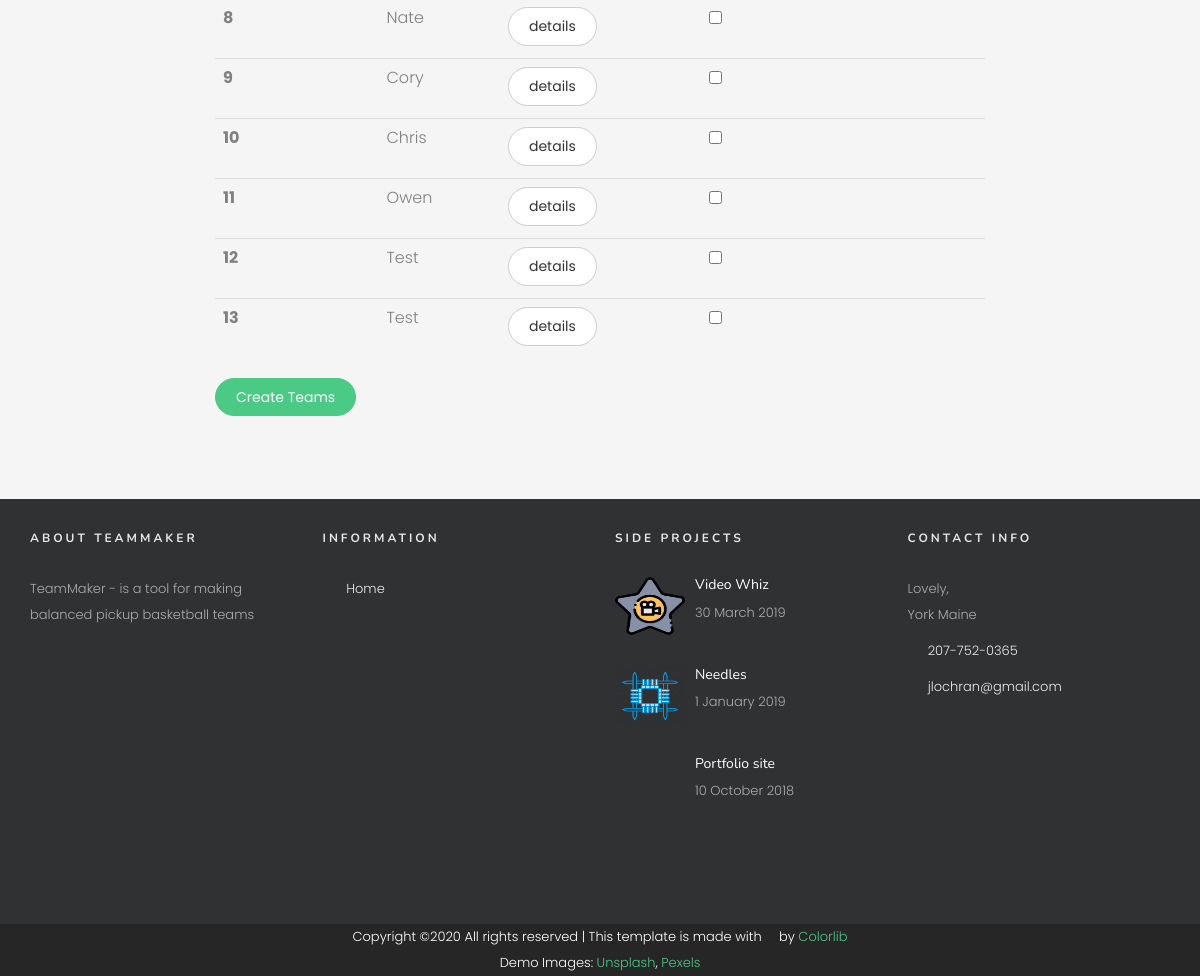
Before: / (signed in, lower part) with the older database file.
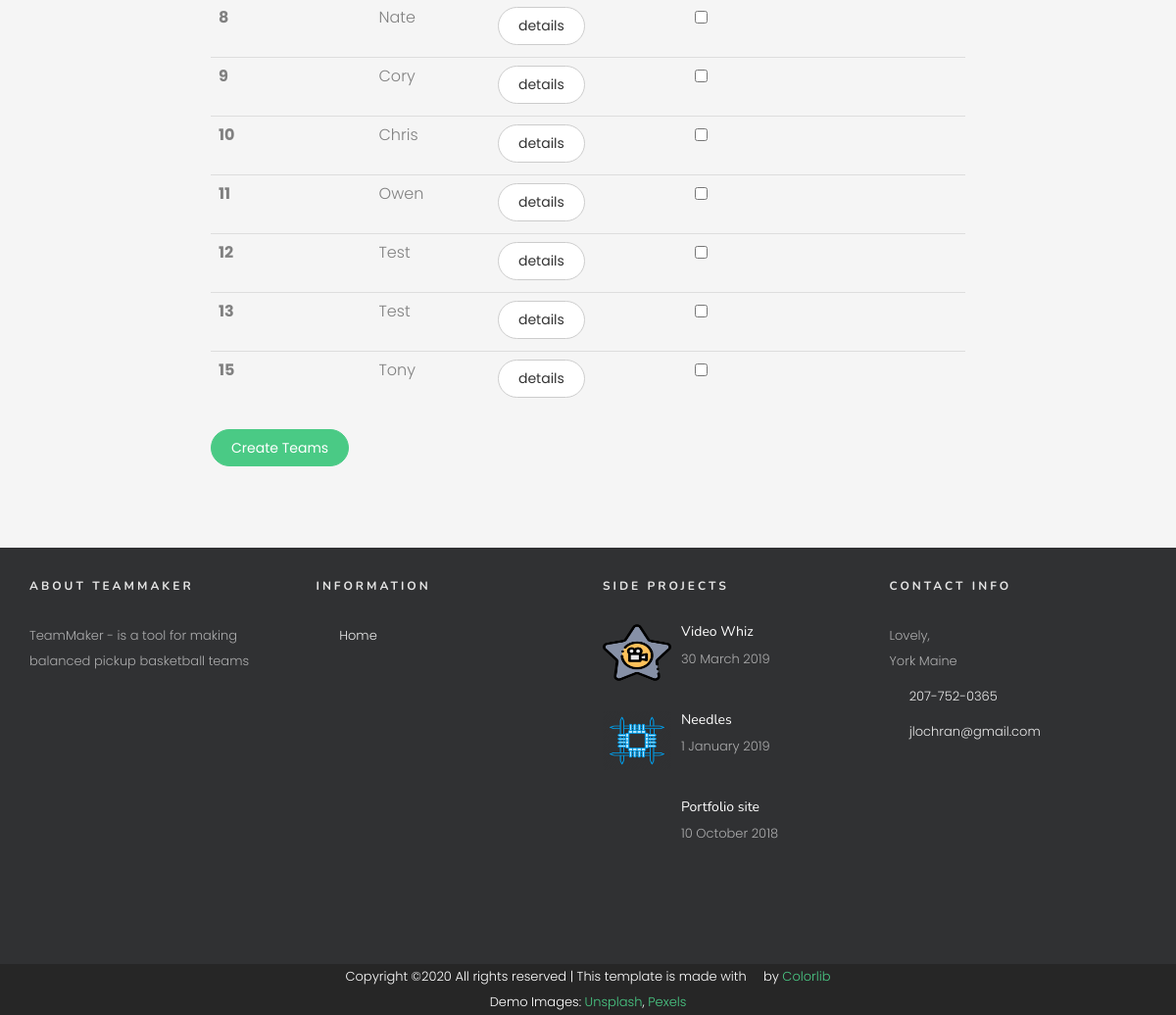
After: the same page with the newer database file.
### team/models.py (models this page shows, shortened)
class Player(models.Model):
    name = models.CharField(max_length=255)
    user = models.ForeignKey(User, default=1, on_delete=models.CASCADE)
    age = models.IntegerField(default=3)
    height = models.IntegerField(default=2)

### team/views.py (the view)
# urls.py: path('', views.dashboard, name='dashboard'),
def dashboard(request):
    members = Player.objects.filter(user=request.user)
    has_skills = []
    for m in members:
        mem_id = m.id
        qs1 = Skills.objects.filter(player_id = mem_id)
        if(not(qs1)):
            pass
        else:
            has_skills.append(mem_id)
    return render(request,'dashboard.html', {'members':members, 'has_skills':has_skills})

### team/templates/dashboard.html (shortened to what this page needs)
<!DOCTYPE html>
{% extends 'base.html' %}
{% block content %}
{% load static %}
<br>
    <div id="wrapper">
    <div class="normalheader ">
      <div class="hpanel">
        <div class="panel-body">
          <div id="roster" class="row">
            <div class="col-md-8">
<form  action="{% url 'teams' %}" method="post">
              <table class="table">
                <tbody>
                  {% for item in members %}
                  <tr>
                    <th scope="row"> {{ item.id }}</th>
                    <td> {{ item.name }}</td>
                    <td>   <a href="{% url 'detail' item.id %}" class="btn btn-xs btn-default"> details</a> </td>
                    <td> <input type="checkbox" name="checks[]" value= "{{ item.id }}"  >
</td>
   {% endfor %}
                  </tr>
                </tbody>
               </table>
   <td> <button type="submit" <a href="{% url 'teams' %}" class="btn btn-primary">Create Teams</button></a> </td>
</form>
            </div>
          </div>
<br>
        </div>
      </div>
      <br>
    </div>
    </div>
{% endblock %}

### team/templates/base.html (shortened to what this page needs)
<!doctype html>
<html lang="en">
{% load staticfiles %}
{% load static %}
	<head>
	<link rel="stylesheet" href="{% static 'home/css/animate.css' %}">
	<link rel="stylesheet" href="{% static 'home/css/icomoon.css' %}">
	<link rel="stylesheet" href="{% static 'home/css/bootstrap.css' %}">
	<link rel="stylesheet" href="{% static 'home/css/magnific-popup.css' %}">
	<link rel="stylesheet" href="{% static 'home/css/owl.carousel.min.css' %}">
	<link rel="stylesheet" href="{% static 'home/css/owl.theme.default.min.css' %}">
	<link rel="stylesheet" href="{% static 'home/css/style.css' %}">
	</head>
	<body>
	<div id="page">
    {% block content %}
    {% endblock %}
		<footer id="colorlib-footer">
			<div class="container">
				<div class="row row-pb-md">
					<div class="col-md-3 colorlib-widget">
						<h4>About TeamMaker</h4>
						<p>TeamMaker - is a tool for making balanced pickup basketball teams
							<br>
						</p>
					</div>
					<div class="col-md-3 colorlib-widget">
						<h4>Information</h4>
						<p>
							<ul class="colorlib-footer-links">
								<li><a href="{% url 'home' %}"><i class="icon-check"></i> Home</a></li>
							</ul>
						</p>
					</div>
					<div class="col-md-3 colorlib-widget">
						<h4>Side projects</h4>
						<div class="f-blog">
							<img class="blog-img" src="{% static 'images/cinema.png' %}">
							<a href="https://protected-scrubland-22835.herokuapp.com/" class="blog-img" >
							</a>
							<div class="desc">
								<h2><a href="https://protected-scrubland-22835.herokuapp.com/">Video Whiz</a></h2>
								<p class="admin"><span>30 March 2019</span></p>
							</div>
						</div>
						<div class="f-blog">
							<img class="blog-img" src="{% static 'images/needles.png' %}">
							<a href="http://haystack.pythonanywhere.com/dashboard/" class="blog-img" >
							</a>
							<div class="desc">
								<h2><a href="http://haystack.pythonanywhere.com/dashboard/">Needles</a></h2>
								<p class="admin"><span>1 January 2019</span></p>
							</div>
						</div>
						<div class="f-blog">
							<a href="http://jlochran.com" class="blog-img" >
							</a>
							<div class="desc">
								<h2><a href="http://jlochran.com">Portfolio site</a></h2>
								<p class="admin"><span>10 October 2018</span></p>
							</div>
						</div>
					</div>
					<div class="col-md-3 colorlib-widget">
						<h4>Contact Info</h4>
						<ul class="colorlib-footer-links">
							<li>Lovely, <br> York Maine</li>
							<li><a href="#"><i class="icon-phone"></i>207-752-0365 </a></li>
							<li><a href="#"><i class="icon-envelope"></i>jlochran@gmail.com </a></li>
						</ul>
					</div>
				</div>
			</div>
			<div class="copy">
				<div class="container">
					<div class="row">
						<div class="col-md-12 text-center">
							<p>
Copyright &copy;<script>document.write(new Date().getFullYear());</script> All rights reserved | This template is made with <i class="icon-heart" aria-hidden="true"></i> by <a href="https://colorlib.com" target="_blank">Colorlib</a>
<br>
								Demo Images: <a href="http://unsplash.co/" target="_blank">Unsplash</a>, <a href="http://pexels.com/" target="_blank">Pexels</a>
<br>
							</p>
						</div>
					</div>
				</div>
			</div>
		</footer>
	</div>
	</body>
</html>

### team/static/home/css/icomoon.css (style rules this page uses)
[class^="icon-"], [class*=" icon-"] { font-family: 'icomoon' !important; speak: none; font-style: normal; font-weight: normal; font-variant: normal; text-transform: none; line-height: 1; -webkit-font-smoothing: antialiased; -moz-osx-font-smoothing: grayscale; }
.icon-check:before { content: "\e116"; }
.icon-phone:before { content: "\e004"; }
.icon-envelope:before { content: "\e028"; }
.icon-heart:before { content: "\e04a"; }

### team/static/home/css/style.css (style rules this page uses)
body { font-family: "Poppins", Arial, sans-serif; font-weight: 300; font-size: 16px; line-height: 2; color: gray; background: whitesmoke; }
#page { position: relative; overflow-x: hidden; width: 100%; height: 100%; -webkit-transition: 0.5s; -o-transition: 0.5s; transition: 0.5s; }
a { color: #4aca85; -webkit-transition: 0.5s; -o-transition: 0.5s; transition: 0.5s; }
p { margin-bottom: 20px; }
h1, h2, h3, h4, h5, h6, figure { color: #303133; font-family: "Nunito", Arial, sans-serif; font-weight: 400; margin: 0 0 20px 0; line-height: 1.3; }
.product-img, .work-img, .author-img, .mobile-img, .colorlib-video, .blog-img, .colorlib-about-img, .services-img, .staff-img { background-size: cover; background-position: center center; background-repeat: no-repeat; position: relative; }
.f-blog { position: relative; padding-left: 80px; margin-bottom: 40px; }
.f-blog .blog-img { position: absolute; top: 0; left: 0; display: block; width: 70px; height: 60px; float: left; }
.f-blog .desc h2 { font-size: 14px; margin-bottom: 5px; }
.f-blog .desc h2 a { color: #fff; }
.f-blog .desc .admin { font-size: 12px; }
#colorlib-footer { background: #303133; color: rgba(255, 255, 255, 0.6) !important; padding-top: 2em; }
#colorlib-footer .colorlib-widget p { font-size: 13px; }
#colorlib-footer .colorlib-footer-links { padding: 0; margin: 0; }
#colorlib-footer .colorlib-footer-links li { padding: 0; margin: 0 0 10px 0; list-style: none; display: block; font-size: 13px; }
#colorlib-footer .colorlib-footer-links li a { color: rgba(255, 255, 255, 0.9); text-decoration: none; }
#colorlib-footer .colorlib-footer-links li a i { padding-right: 10px; color: #fff; }
#colorlib-footer h4 { margin-bottom: 30px; font-size: 12px; color: #e6e6e6; text-transform: uppercase; letter-spacing: 3px; font-weight: 700; }
#colorlib-footer .copy { background: #262626; }
#colorlib-footer .copy p { margin-bottom: 0; color: #fff; font-size: 13px; }
.btn { margin-right: 4px; margin-bottom: 4px; font-size: 14px; font-weight: 400; -webkit-border-radius: 30px; -moz-border-radius: 30px; -ms-border-radius: 30px; border-radius: 30px; -webkit-transition: 0.5s; -o-transition: 0.5s; transition: 0.5s; padding: 8px 20px; }
.btn-primary { background: #4aca85; color: #fff; border: 1px solid #4aca85; }
.row-pb-md { padding-bottom: 5em !important; }

Changed rows visible on the page:
added Player: id "15", name "Tony"
